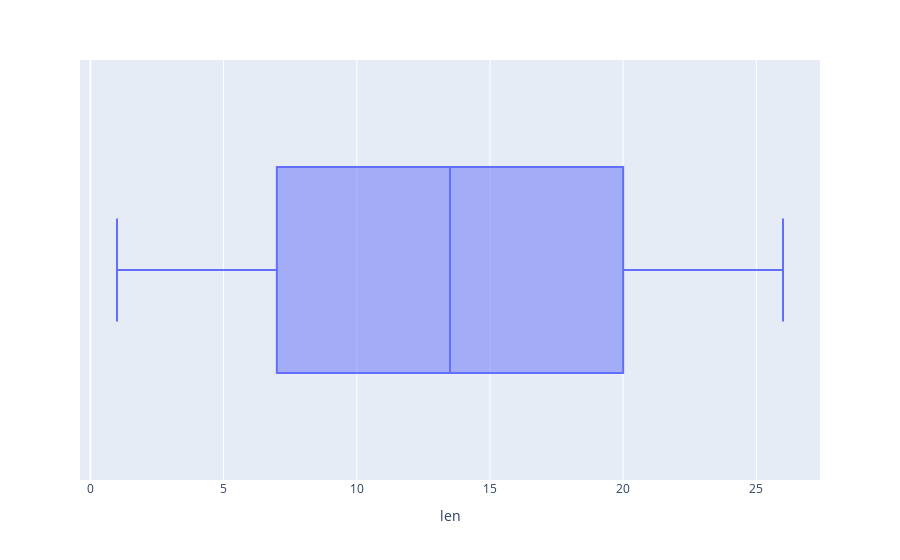

Notebook code for this chart:
### Code cell
# plt.figure(figsize=(12, 6))
# plt.boxplot(len_titles, vert=False)
# plt.xlabel('Title Length (words)')
# plt.title('Box Plot of Title Lengths')
# plt.grid(True)
# plt.show()

px.box(len_df_to_plot,x='len')

### Figure 1 — Plotly figure (JSON) as saved in the notebook; plotly's stock layout.template omitted (floating-point values rounded to 4 significant figures)
{"data": [{"alignmentgroup": "True", "hovertemplate": "len=%{x}<extra></extra>", "legendgroup": "", "marker": {"color": "#636efa"}, "name": "", "notched": false, "offsetgroup": "", "orientation": "h", "showlegend": false, "type": "box", "x": [1, 2, 3, 4, 5, 6, 7, 8, 9, 10, 11, 12, 13, 14, 15, 16, 17, 18, 19, 20, 21, 22, 23, 24, 25, 26], "x0": " ", "xaxis": "x", "y0": " ", "yaxis": "y"}], "layout": {"boxmode": "group", "legend": {"tracegroupgap": 0}, "margin": {"t": 60}, "xaxis": {"anchor": "y", "domain": [0, 1], "title": {"text": "len"}}, "yaxis": {"anchor": "x", "domain": [0, 1]}}}
